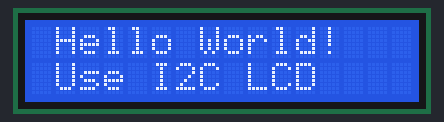
The sketch below on a simulated Arduino Uno, built with avr-gcc and run on an emulated ATmega328P. On the bench: 16×2 character LCD.

Above: at 0.1 s.
At 1.6 s:
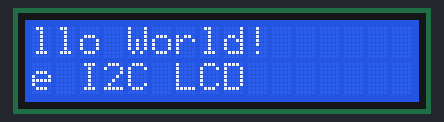
At 3.1 s:
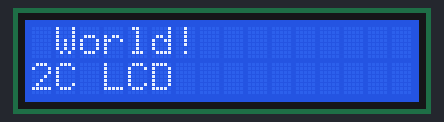
At 6.7 s:
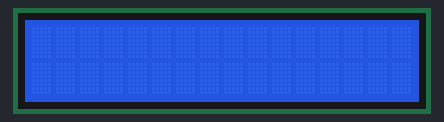
At 11.7 s:
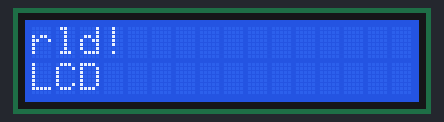
At 16.7 s:
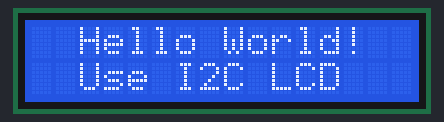

The sketch:

LCDI2C.ino
```cpp
/*********************************
 * Arduino Uno I2C LCD
 * Board  : Arduino Uno
 * Output : LCD 16x2
 * SDA    : A4
 * SCL    : A5
 *********************************/

#include <Wire.h>              // Library komunikasi I2C
#include <LiquidCrystal_I2C.h> // Library modul I2C LCD

// default address 0x27
// tipe LCD 16x2 (16,2)
LiquidCrystal_I2C lcd = LiquidCrystal_I2C(0x27, 16, 2);

void setup()
{
  lcd.init();
  lcd.clear();
  lcd.backlight();

  lcd.setCursor(2, 0); // Set cursor to character 2 on line 0
  lcd.print("Hello World!");

  lcd.setCursor(2, 1); // Move cursor to character 2 on line 1
  lcd.print("Use I2C LCD");
}

void loop()
{
  for (int i = 0; i < 16; i++)
  {
    lcd.scrollDisplayLeft();
    delay(500);
  }
  delay(1000);
  for (int i = 0; i < 16; i++)
  {
    lcd.scrollDisplayRight();
    delay(500);
  }
  delay(1000);
}
```

Measured:
- by itself, everything shown: repeats every 18.0 s, in 28 steps
- what the display in image 1 shows lasts 0.5 s, from 1.6 s to 2.1 s
- what the display in image 5 shows lasts 1.5 s, from 16.6 s to 18.1 s
